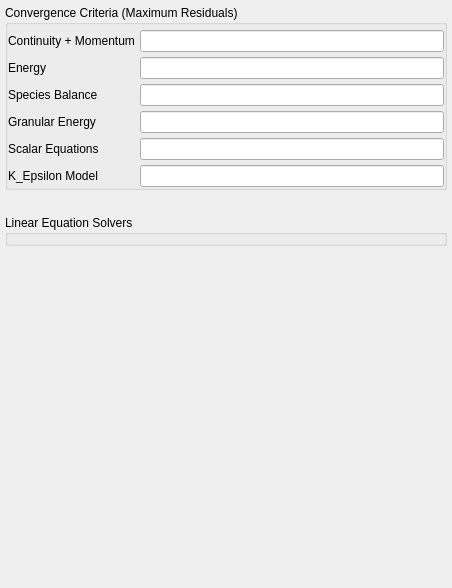
<?xml version="1.0" encoding="UTF-8"?>
<ui version="4.0">
 <class>numerics</class>
 <widget class="QWidget" name="numerics">
  <property name="geometry">
   <rect>
    <x>0</x>
    <y>0</y>
    <width>452</width>
    <height>588</height>
   </rect>
  </property>
  <layout class="QGridLayout" name="gridLayout_2">
   <property name="margin">
    <number>5</number>
   </property>
   <property name="spacing">
    <number>5</number>
   </property>
   <item row="1" column="0">
    <spacer name="verticalSpacer_3">
     <property name="orientation">
      <enum>Qt::Vertical</enum>
     </property>
     <property name="sizeType">
      <enum>QSizePolicy::Maximum</enum>
     </property>
     <property name="sizeHint" stdset="0">
      <size>
       <width>20</width>
       <height>20</height>
      </size>
     </property>
    </spacer>
   </item>
   <item row="3" column="0">
    <spacer name="verticalSpacer">
     <property name="orientation">
      <enum>Qt::Vertical</enum>
     </property>
     <property name="sizeHint" stdset="0">
      <size>
       <width>20</width>
       <height>40</height>
      </size>
     </property>
    </spacer>
   </item>
   <item row="0" column="0" colspan="2">
    <widget class="QGroupBox" name="groupBox">
     <property name="title">
      <string>Convergence Criteria (Maximum Residuals)</string>
     </property>
     <property name="flat">
      <bool>true</bool>
     </property>
     <layout class="QGridLayout" name="gridLayout">
      <property name="leftMargin">
       <number>0</number>
      </property>
      <property name="topMargin">
       <number>5</number>
      </property>
      <property name="rightMargin">
       <number>0</number>
      </property>
      <property name="bottomMargin">
       <number>0</number>
      </property>
      <property name="spacing">
       <number>5</number>
      </property>
      <item row="2" column="1">
       <widget class="LineEdit" name="lineedit_keyword_tol_resid_x"/>
      </item>
      <item row="3" column="1">
       <widget class="LineEdit" name="lineedit_keyword_tol_resid_th"/>
      </item>
      <item row="5" column="0">
       <widget class="QLabel" name="label_8">
        <property name="text">
         <string>K_Epsilon Model</string>
        </property>
       </widget>
      </item>
      <item row="4" column="0">
       <widget class="QLabel" name="label_7">
        <property name="text">
         <string>Scalar Equations</string>
        </property>
       </widget>
      </item>
      <item row="1" column="0">
       <widget class="QLabel" name="label_4">
        <property name="text">
         <string>Energy</string>
        </property>
       </widget>
      </item>
      <item row="0" column="0">
       <widget class="QLabel" name="label_3">
        <property name="text">
         <string>Continuity + Momentum</string>
        </property>
       </widget>
      </item>
      <item row="5" column="1">
       <widget class="LineEdit" name="lineedit_keyword_tol_resid_k_epsilon"/>
      </item>
      <item row="1" column="1">
       <widget class="LineEdit" name="lineedit_keyword_tol_resid_t"/>
      </item>
      <item row="3" column="0">
       <widget class="QLabel" name="label_6">
        <property name="text">
         <string>Granular Energy</string>
        </property>
       </widget>
      </item>
      <item row="4" column="1">
       <widget class="LineEdit" name="lineedit_keyword_tol_resid_scalar"/>
      </item>
      <item row="2" column="0">
       <widget class="QLabel" name="label_5">
        <property name="text">
         <string>Species Balance</string>
        </property>
       </widget>
      </item>
      <item row="0" column="1">
       <widget class="LineEdit" name="lineedit_keyword_tol_resid"/>
      </item>
     </layout>
    </widget>
   </item>
   <item row="2" column="0" colspan="2">
    <widget class="QGroupBox" name="groupBox_2">
     <property name="title">
      <string>Linear Equation Solvers</string>
     </property>
     <property name="flat">
      <bool>true</bool>
     </property>
     <layout class="QGridLayout" name="gridlayout_leq">
      <property name="leftMargin">
       <number>0</number>
      </property>
      <property name="topMargin">
       <number>5</number>
      </property>
      <property name="rightMargin">
       <number>0</number>
      </property>
      <property name="bottomMargin">
       <number>0</number>
      </property>
     </layout>
    </widget>
   </item>
  </layout>
 </widget>
 <customwidgets>
  <customwidget>
   <class>LineEdit</class>
   <extends>QLineEdit</extends>
   <header>mfix.widgets.base</header>
  </customwidget>
 </customwidgets>
 <tabstops>
  <tabstop>lineedit_keyword_tol_resid</tabstop>
  <tabstop>lineedit_keyword_tol_resid_t</tabstop>
  <tabstop>lineedit_keyword_tol_resid_x</tabstop>
  <tabstop>lineedit_keyword_tol_resid_th</tabstop>
  <tabstop>lineedit_keyword_tol_resid_scalar</tabstop>
  <tabstop>lineedit_keyword_tol_resid_k_epsilon</tabstop>
 </tabstops>
 <resources/>
 <connections/>
</ui>
